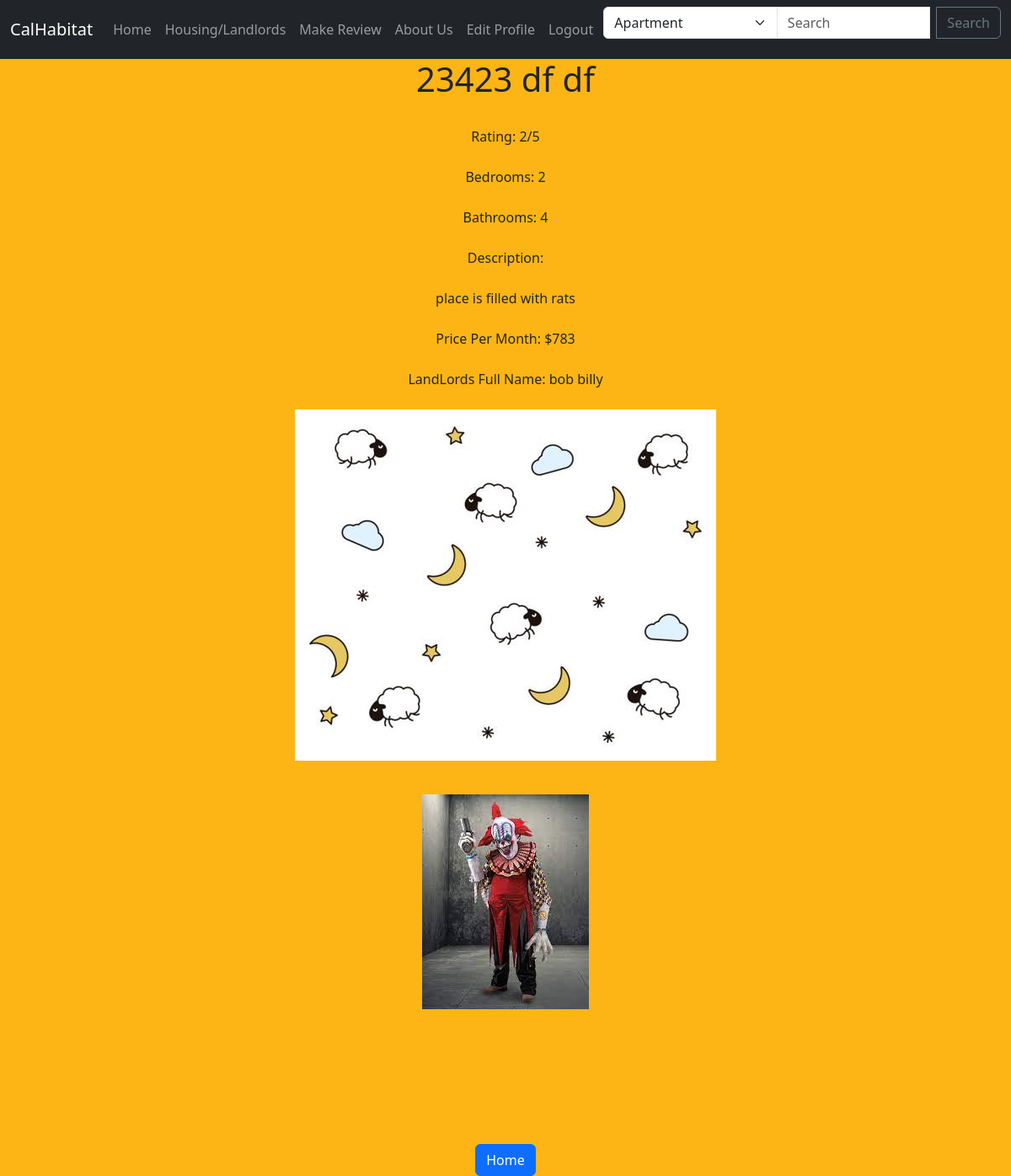
/show_house/59 (signed in), run on the app's committed database.
### myapp/models.py (models this page shows, shortened)
class Housing(models.Model):
    Address = models.CharField(max_length=50)
    Bedrooms = models.IntegerField(default="", validators=[MinValueValidator(1), MaxValueValidator(25)])
    Bathrooms = models.IntegerField(default="", validators=[MinValueValidator(1), MaxValueValidator(25)])
    Description = models.CharField(max_length=250, default="")
    Rating = models.IntegerField(default="", validators=[MinValueValidator(1), MaxValueValidator(5)])
    Price = models.IntegerField(default="", validators=[MinValueValidator(500), MaxValueValidator(50000)])
    LandLord = models.CharField(max_length=200, default="")
    housing_image = models.ImageField(null=True, blank=True, upload_to="images/")
    housing_image2 = models.ImageField(null=True, blank=True, upload_to="images/")
    housing_image3 = models.ImageField(null=True, blank=True, upload_to="images/")
    housing_image4 = models.ImageField(null=True, blank=True, upload_to="images/")
    housing_image5 = models.ImageField(null=True, blank=True, upload_to="images/")

### myapp/views.py (the view)
# urls.py: path('show_house/<house_id>', views.show_house, name = "show-house"),
def show_house(request, house_id):
    house = Housing.objects.get(pk = house_id)
    return render(request, 'myapp/show_house.html',{'house': house} )

### myapp/templates/myapp/show_house.html (shortened to what this page needs)
<link href="https://cdn.jsdelivr.net/npm/bootstrap@5.3.2/dist/css/bootstrap.min.css" rel="stylesheet">
{% include 'myapp/nav.html' %}
{% block content %}
<div class="content-container" style="background-color: #FDB515;">
    <center>
        <link href="https://cdn.jsdelivr.net/npm/bootstrap@5.3.2/dist/css/bootstrap.min.css" rel="stylesheet">
        <h1>{{ house.Address }}</h1>
        <br>Rating: {{ house.Rating }}/5</br>
        <br>Bedrooms: {{ house.Bedrooms }}</br>
        <br>Bathrooms: {{ house.Bathrooms }}</br>
        <br>Description:</br>
        <br>{{ house.Description }}</br>
        <br>Price Per Month: ${{ house.Price }}</br>
        <br>LandLords Full Name: {{ house.LandLord }}</br>
        <br>
        {% if house.housing_image %}
        <img src="{{ house.housing_image.url }}" class="img-fluid house-image mb-3" style="max-width: 500px; height: auto;">
        {% endif %}
        <br>
        <br>
        {% if house.housing_image2 %}
        <img src="{{ house.housing_image2.url }}" class="img-fluid house-image mb-3" style="max-width: 500px; height: auto;">
        {% endif %}
        <br>
        <br>
        <br>
        <br>
        <br>
        <br>
        <br>
        <a href="{% url 'index' %}" class="btn btn-primary home-button">Home</a>
    </center>
</div>
{% endblock %}

### data on the page
Housing: Address "23423 df df", Rating "2", Bedrooms "2", Bathrooms "4", Description "place is filled with rats", Price "783", LandLord "bob billy", housing_image (picture), housing_image2 (picture)
